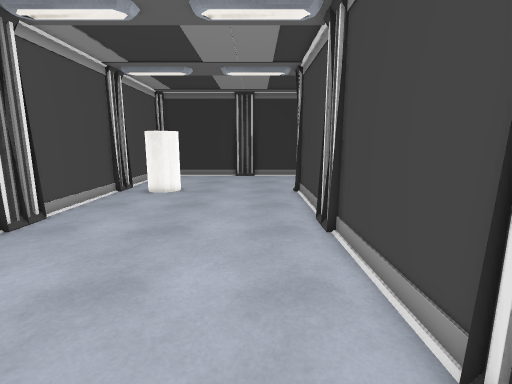
view 1 (above)

24 first-person views from a walk through a 3-D level made in the Unity game engine. The camera is 1.5 m above the floor, tilts 10° down and sees 85° across. Doors are open. The floor is counted in squares, 0.5 m on a side. Each view is taken from the middle of a square. On the plan, view 1 faces up. The plan holds only what a view shows up to about 20 squares ahead; the rest is blank. The place goes on beyond the plan. Some surface patterns are stand-ins.

view 2
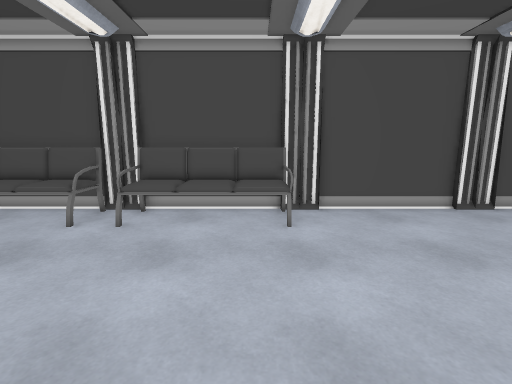

view 3
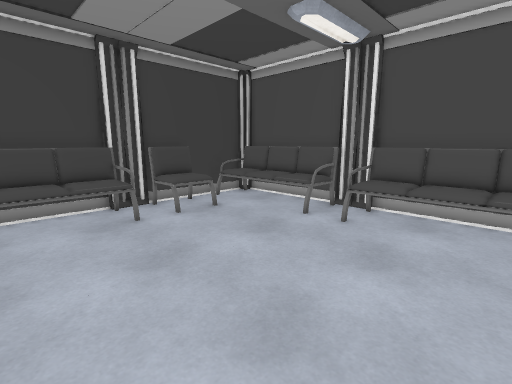

view 4
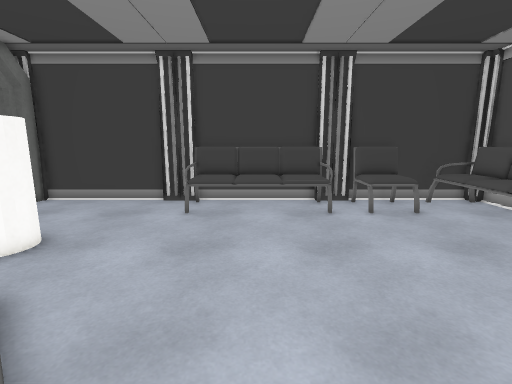

view 5
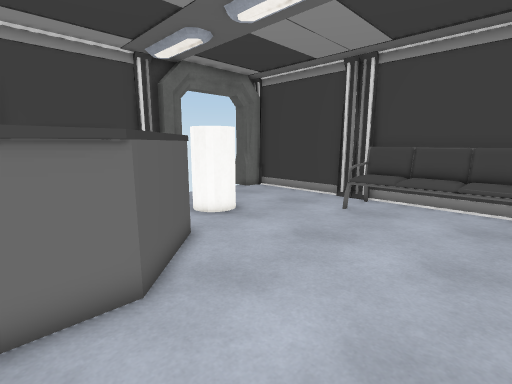

view 6
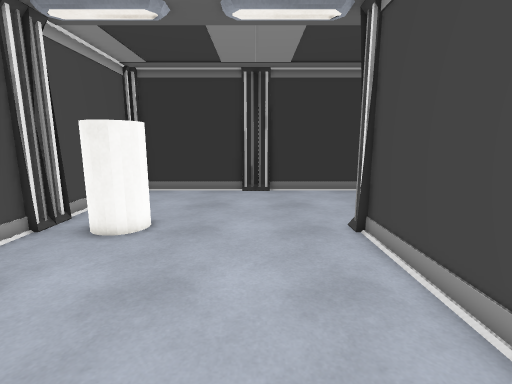

view 7
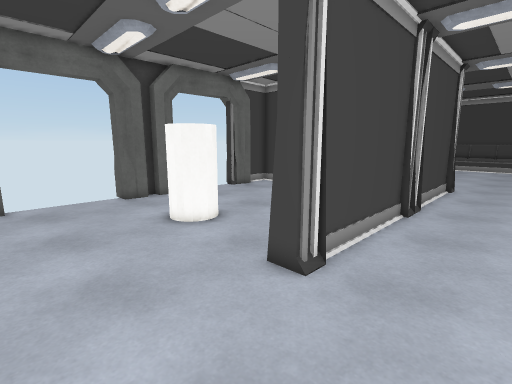

view 8
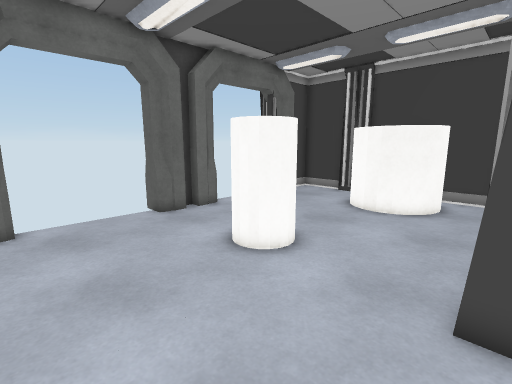

view 9
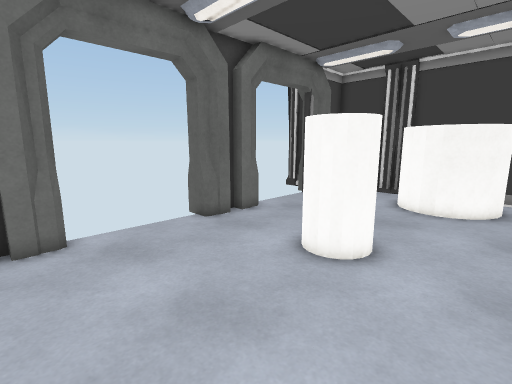

view 10
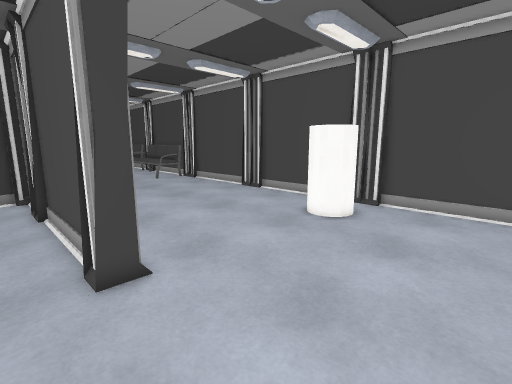

view 11
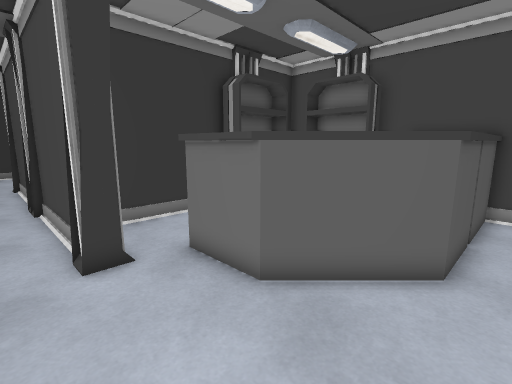

view 12
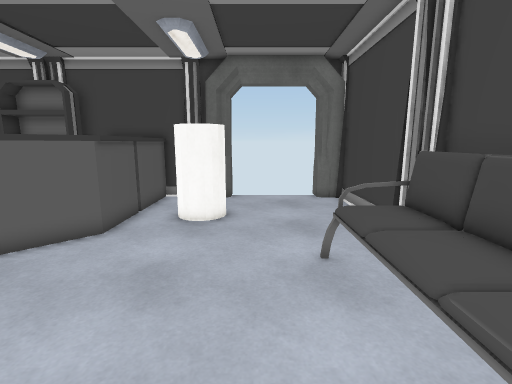

view 13
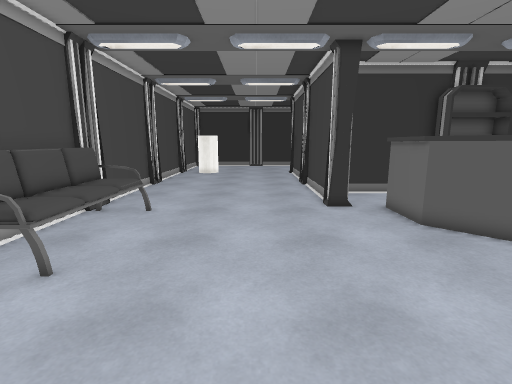

view 14
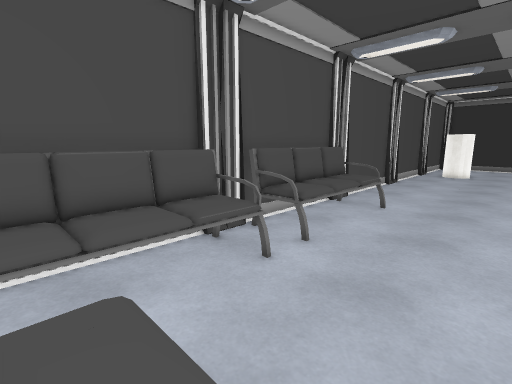

view 15
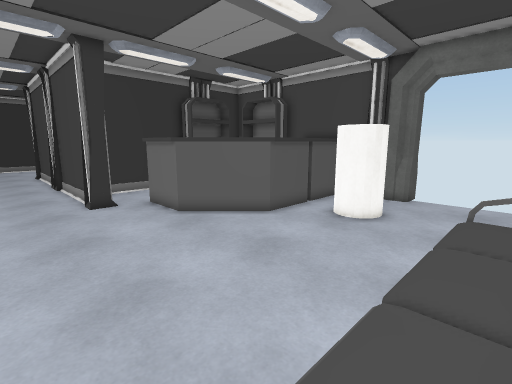

view 16
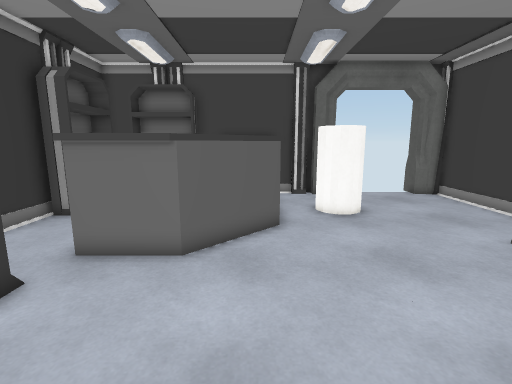

view 17
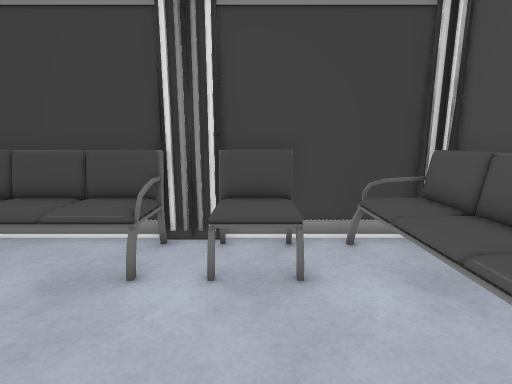

view 18
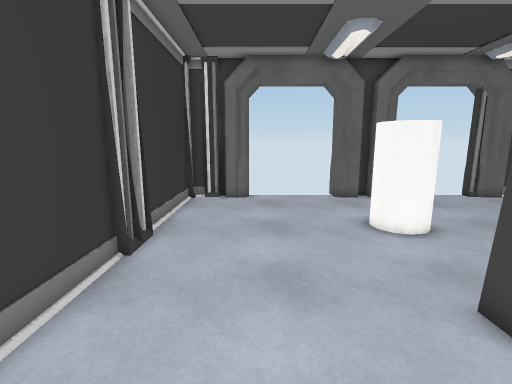

view 19
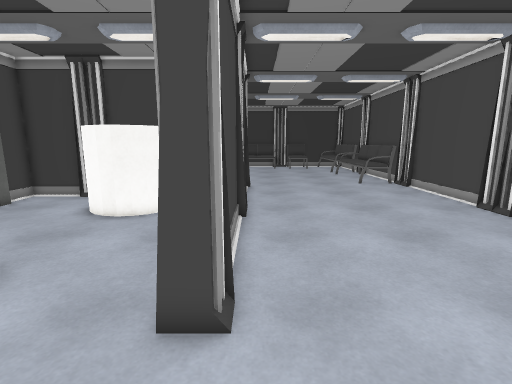

view 20
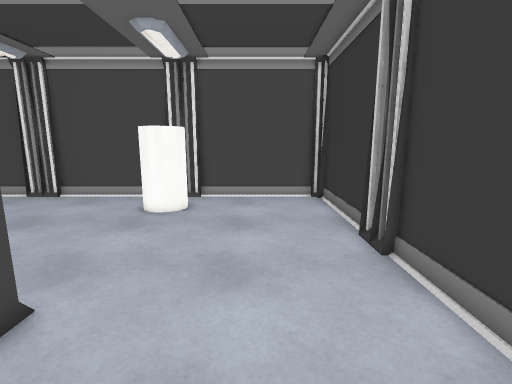

view 21
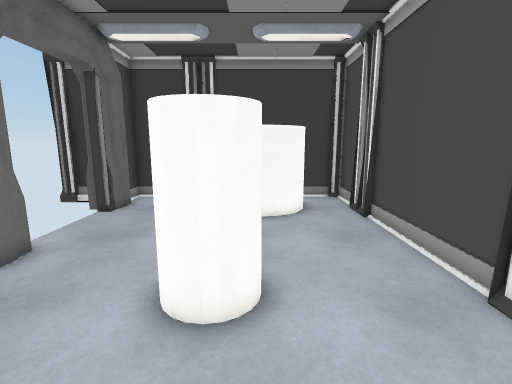

view 22
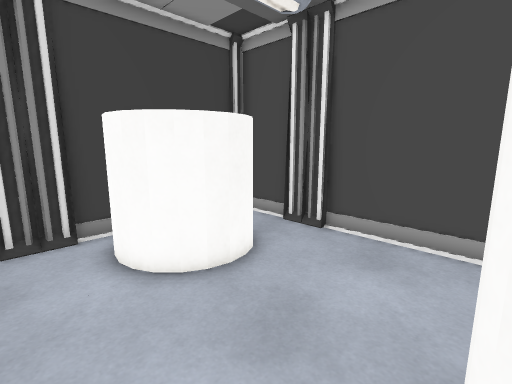

view 23
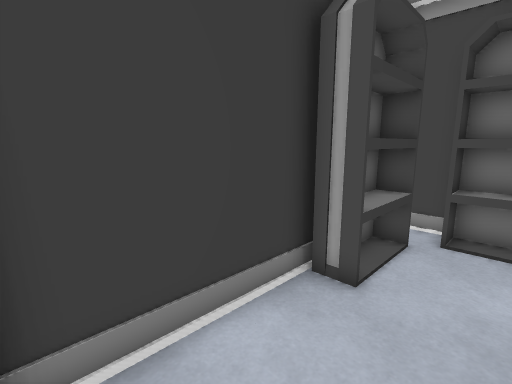

view 24
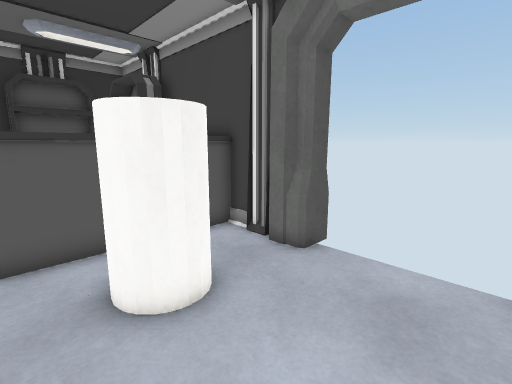

### Floor plan
Key: @ floor where view 1 was taken; # wall or solid block; . floor; D open door; = window, fence, low wall or low ledge; C cylinder; S sofa; H chair; E shelf; O other object.
Columns run from 9 left of view 1 to 15 right of it. Each row starts with its distance up from view 1.
 26 ########################
 25 # ..... = .....#=#.....#
 24 #......................##
 23 #......................##
 22 #......................DD
 21 #......................DD
 20 #......................DD
 19 # .C...................DD
 18 #=  C.......#=....C....DD
 17 # CCC.......##...C C...##
 16 #...........#....CCC....#
 15 #...........#..........##
 14 #...........#..........DD
 13 #...........#..........DD
 12 #...........#..........DD
 11 # .........###..CC.....DD
 10 #=.........=#=.CC C....DD
  9 # .........###.C  CC...##
  8 #...........#..C   C....#
  7 #...........# ..    = ..#
  6 #...........#############
  5 #...........# ... EEEEE.#
  4 #...........#.....EEEEEE#
  3 # .........##.........EE
  2 #=.........=#.O   ....EE
  1 #SSS..........O       EE
  0 #SSS.....@....O       EE
 -1 #SSS..........OO        #
 -2 #SSS...........OO       #
 -3 #SSS............OO      #
 -4 #SSS.............OOOOOOO#
 -5 #SSS................... #
 -6 #=.................CC..##
 -7 #SSS...............CC..##
 -8 #SSS...............CC..DD
 -9 #SSS...................DD
-10 #SSS...................DD
-11 #SSS.HHH.SSSSSSS.......DD
-12 #SSS.HHH.SSSSSSS.......DD
-13 #SSS.HHH=SSSSSSS= .....##
-14 ########################

Positions as (right, up) in squares from view 1, and headings:
1: (0, 0), facing up
2: (4, 0), facing left
3: (4, 0), facing down-left
4: (3, 1), facing down
5: (0, 1), facing down-right
6: (-1, 8), facing up
7: (-1, 23), facing down-right
8: (3, 23), facing down-right
9: (5, 24), facing down-right
10: (5, 24), facing down-left
11: (1, -5), facing up-right
12: (-1, -9), facing right
13: (-1, -11), facing up
14: (-1, -12), facing up-left
15: (-1, -12), facing up-right
16: (-2, -3), facing right
17: (-3, -5), facing down
18: (-1, 22), facing right
19: (2, 22), facing down
20: (7, 22), facing left
21: (8, 22), facing down
22: (12, 16), facing down-left
23: (4, 2), facing up-right
24: (8, -12), facing up-right
